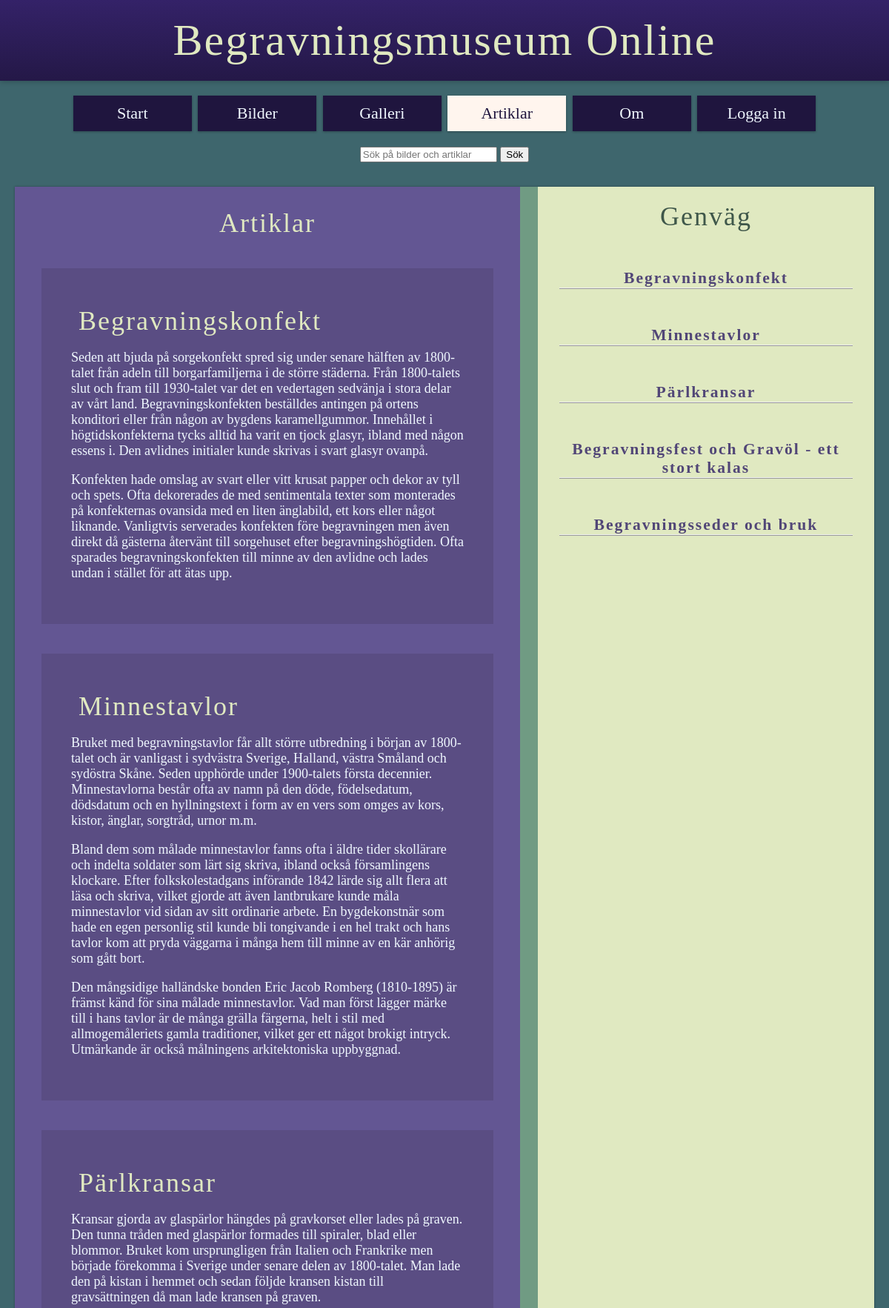
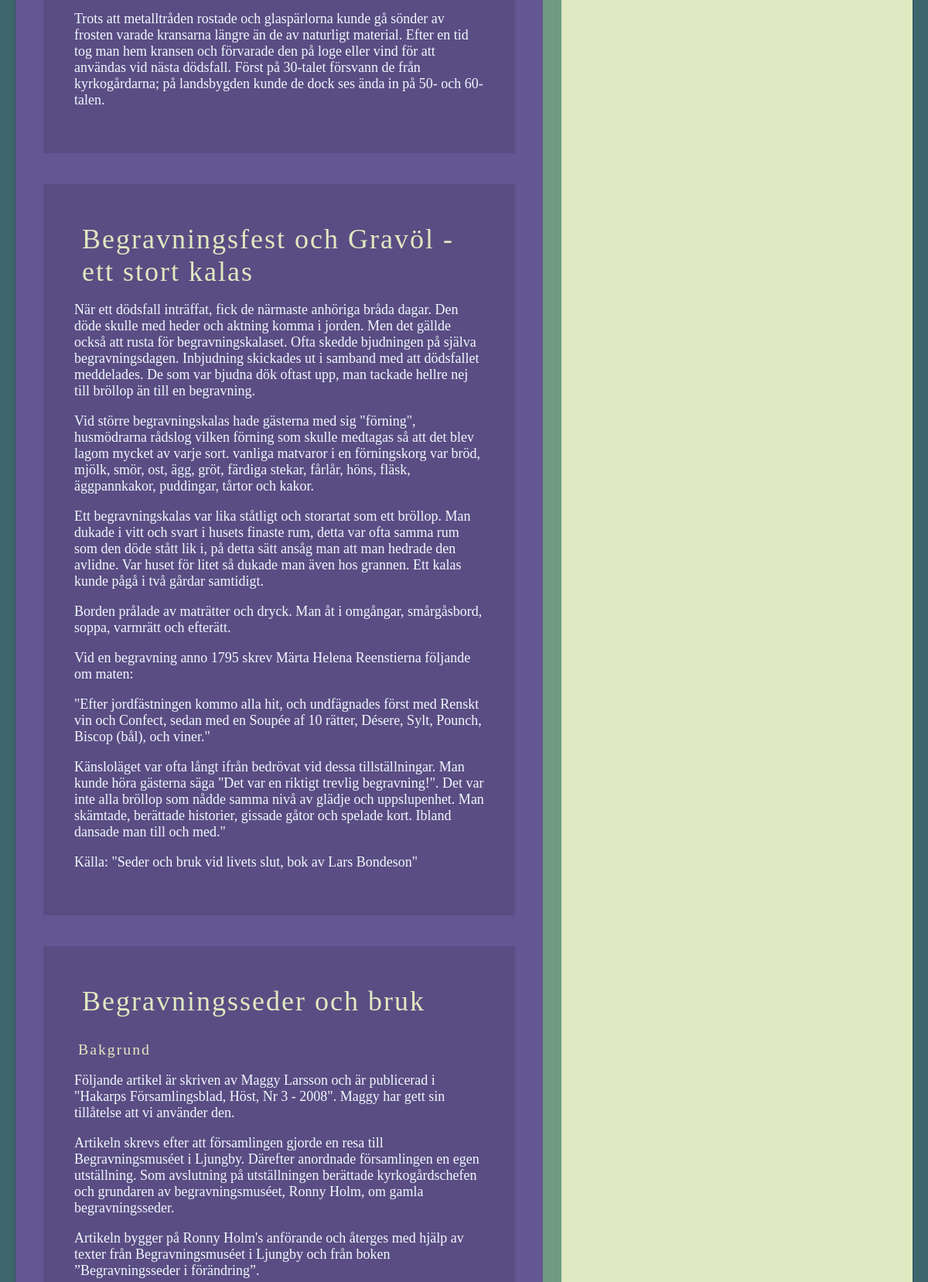
Page /artiklar.php (upper part) on the committed database (2 pictures, top to bottom).
### tables this page shows
CREATE TABLE "Article" (
	"id"	INTEGER NOT NULL UNIQUE,
	"category"	TEXT,
	"title"	TEXT,
	"content"	TEXT,
	"author"	TEXT,
	"pubdate"	DATETIME NOT NULL DEFAULT CURRENT_DATE,
	PRIMARY KEY("id")
);

### src/functions.php (called while the page is built, shortened)
<?php
function findTemplateFile(string $tpl): string
{
    $viewPath = __DIR__ . "/../view";
    $files = [
        $tpl,
        "$viewPath/$tpl",
        "$viewPath/$tpl.php",
    ];
    foreach ($files as $file) {
        if (is_readable($file)) {
            return $file;
        }
    }
    throw new Exception(
        "The template file '$tpl' does not exists or is not readable in"
            . " any way I know of. I even tried the paths '$viewPath/$tpl' and"
            . " '$viewPath/$tpl.php'."
    );
}
function render(string $tpl, array $data = []): void
{
    $file = findTemplateFile($tpl);
    extract($data);
    require $file;
}
function renderToString(string $tpl, array $data = []): string
{
    render($tpl, $data);
    $html = ob_get_contents();
    return $html ? $html : "";
}
function connectToDatabase(string $dsn): object
{
    try {
        $db = new PDO($dsn);
        $db->setAttribute(PDO::ATTR_ERRMODE, PDO::ERRMODE_EXCEPTION);
        $db->setAttribute(PDO::ATTR_DEFAULT_FETCH_MODE, PDO::FETCH_ASSOC);
    } catch (PDOException $e) {
        echo "Failed to connect to the database using DSN:<br>'$dsn'<br>";
        throw $e;
    }
    return $db;
}
function rowsInTable(string $tableName): int
{
    $dsn = "sqlite:../db/bmo.sqlite";
    $db = connectToDatabase($dsn);
    $sql = <<<EOD
    SELECT
        *
    FROM $tableName
    ;
    EOD;
    $stmt = $db->prepare($sql);
    $stmt->execute();
    $res = $stmt->fetchAll();
    return count($res);
}

### view/db-article-extract.php (the view)
<?php
$id = $id ?? null;
if (!$id) {
    die("Något gick fel när sidan försökte hämtas.");
} else {
    $dsn = "sqlite:../db/bmo.sqlite";
    $db = connectToDatabase($dsn);
    $sql = <<<EOD
    SELECT
        *
    FROM Article
    WHERE
        id = ?
    ;
    EOD;
    $stmt = $db->prepare($sql);
    $args = [$id];
    $stmt->execute($args);
    $res = $stmt->fetch();
}
?>
<a class="no-underline" href="../public/stor-vy-artikel.php?id=<?= $res['id'] ?>">
<section class="article" id="<?= $res["id"] ?>">
        <h3>
            <?= $res["title"] ?>
        </h3>
        <?= $res["content"] ?>
</section>
</a>

### view/db-titles-extract.php
<?php
$id = $id ?? null;
if (!$id) {
    die("Något gick fel när sidan försökte hämtas.");
} else {
    $dsn = "sqlite:../db/bmo.sqlite";
    $db = connectToDatabase($dsn);
    $sql = <<<EOD
    SELECT
        *
    FROM Article
    WHERE
        id = ?
    ;
    EOD;
    $stmt = $db->prepare($sql);
    $args = [$id];
    $stmt->execute($args);
    $res = $stmt->fetch();
}
?>
<a class="no-underline" href="#<?= $res["id"] ?>">
    <h4 class="aside-text shortcut-titles">
        <strong><?= $res["title"] ?></strong>
    </h4>
</a>

### public/css/base.css (style rules this page uses)
html { box-sizing: border-box; background-color: #3e666d; }
*, *::before, *::after { box-sizing: inherit; }
body { overflow-y: scroll; font-size: 18px; margin: 0px auto; }
p { color: AliceBlue; }
h3 { color: #e0e9C1; font-family: 'Times New Roman', Times, serif; font-weight: initial; letter-spacing: 2px; font-size: 2em; margin: 10px; }
h4 { color: #e0e9C1; font-family: 'Times New Roman', Times, serif; font-weight: initial; letter-spacing: 2px; font-size: 1.1em; margin: 30px 0 0px 5px; }
section { margin: 40px 0px; }
.aside-text { color: #241847; }
.no-underline { text-decoration: none; }
.shortcut-titles { text-align: center; margin: 50px 20px; color: #514677; font-size: 1.2em; border-bottom: 2px ridge; }
.article { background-color: #5a4d83; padding: 40px; }

### rows in the picture
article: title "Begravningskonfekt", content "Seden att bjuda på sorgekonfekt spred sig under senare hälften av 1800-talet från adeln till borgarfamiljerna i de större städerna. Från 1800-talets slut och fram till 1930-talet var det en vedertagen sedvänja i stora delar av vårt land. Begravningskonfekten beställdes antingen på ortens konditori eller från någon av bygdens karamellgummor. Innehållet i högtidskonfekterna tycks alltid ha varit en tjock glasyr, ibland med någon essens i. Den avlidnes initialer kunde skrivas i svart glasyr ovanpå. Konfekten hade omslag av svart eller vitt krusat papper och dekor av tyll och spets. Ofta dekorerades de med sentimentala texter som monterades på konfekternas ovansida med en liten änglabild, ett…"
article: title "Minnestavlor", content "Bruket med begravningstavlor får allt större utbredning i början av 1800-talet och är vanligast i sydvästra Sverige, Halland, västra Småland och sydöstra Skåne. Seden upphörde under 1900-talets första decennier. Minnestavlorna består ofta av namn på den döde, födelsedatum, dödsdatum och en hyllningstext i form av en vers som omges av kors, kistor, änglar, sorgtråd, urnor m.m. Bland dem som målade minnestavlor fanns ofta i äldre tider skollärare och indelta soldater som lärt sig skriva, ibland också församlingens klockare. Efter folkskolestadgans införande 1842 lärde sig allt flera att läsa och skriva, vilket gjorde att även lantbrukare kunde måla minnestavlor vid sidan av sitt ordinarie…"
article: title "Pärlkransar", content "Kransar gjorda av glaspärlor hängdes på gravkorset eller lades på graven. Den tunna tråden med glaspärlor formades till spiraler, blad eller blommor. Bruket kom ursprungligen från Italien och Frankrike men började förekomma i Sverige under senare delen av 1800-talet. Man lade den på kistan i hemmet och sedan följde kransen kistan till gravsättningen då man lade kransen på graven. Trots att metalltråden rostade och glaspärlorna kunde gå sönder av frosten varade kransarna längre än de av naturligt material. Efter en tid tog man hem kransen och förvarade den på loge eller vind för att användas vid nästa dödsfall. Först på 30-talet försvann de från kyrkogårdarna; på landsbygden kunde de dock…"
article: title "Begravningsfest och Gravöl - ett stort kalas", content "När ett dödsfall inträffat, fick de närmaste anhöriga bråda dagar. Den döde skulle med heder och aktning komma i jorden. Men det gällde också att rusta för begravningskalaset. Ofta skedde bjudningen på själva begravningsdagen. Inbjudning skickades ut i samband med att dödsfallet meddelades. De som var bjudna dök oftast upp, man tackade hellre nej till bröllop än till en begravning. Vid större begravningskalas hade gästerna med sig \"förning\", husmödrarna rådslog vilken förning som skulle medtagas så att det blev lagom mycket av varje sort. vanliga matvaror i en förningskorg var bröd, mjölk, smör, ost, ägg, gröt, färdiga stekar, fårlår, höns, fläsk, äggpannkakor, puddingar, tårtor och kakor.…"
article: title "Begravningsseder och bruk", content "Bakgrund Följande artikel är skriven av Maggy Larsson och är publicerad i \"Hakarps Församlingsblad, Höst, Nr 3 - 2008\". Maggy har gett sin tillåtelse att vi använder den. Artikeln skrevs efter att församlingen gjorde en resa till Begravningsmuséet i Ljungby. Därefter anordnade församlingen en egen utställning. Som avslutning på utställningen berättade kyrkogårdschefen och grundaren av begravningsmuséet, Ronny Holm, om gamla begravningsseder. Artikeln bygger på Ronny Holm's anförande och återges med hjälp av texter från Begravningsmuséet i Ljungby och från boken ”Begravningsseder i förändring”."

### other values in the picture
$key "Start"
$key "Bilder"
$key "Galleri"
$key "Artiklar"
$key "Om"
$key "Logga in"
